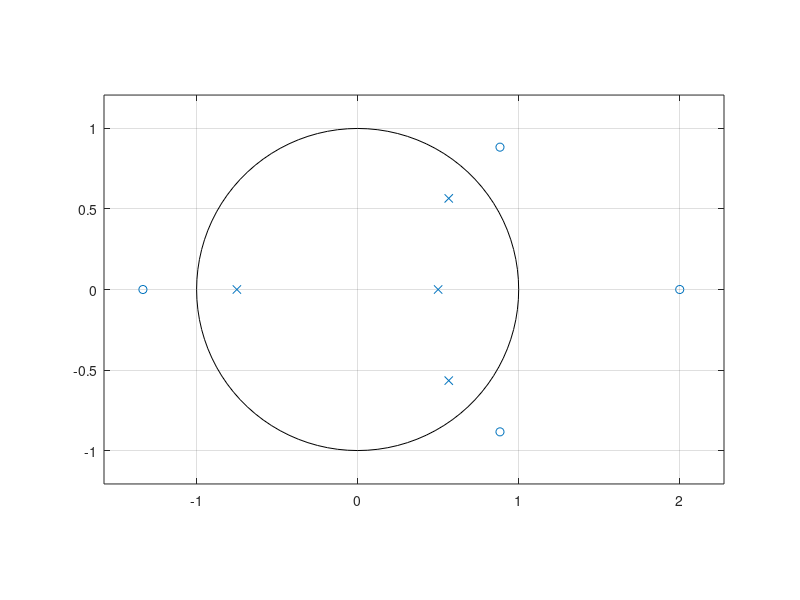
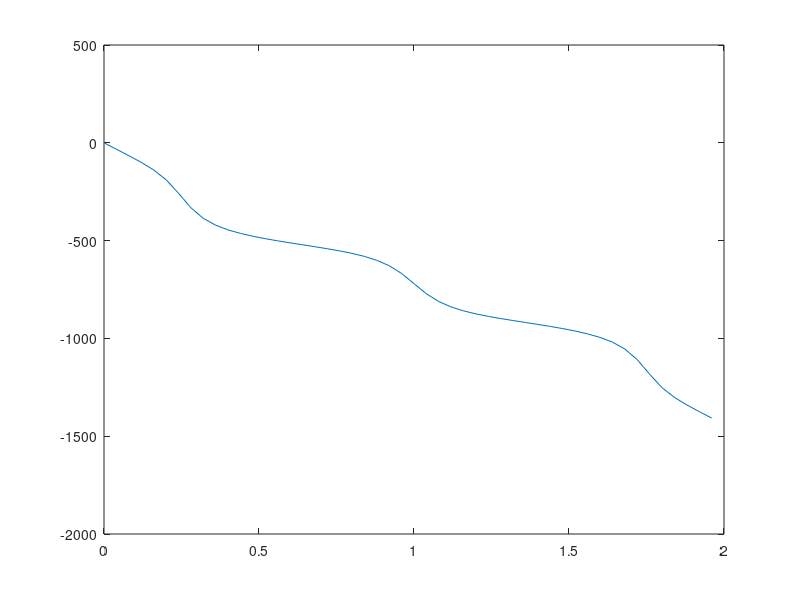

MATLAB code for these plots, in order: (Note: this script raises an error after producing the figures.)
%% All-pass example
clear, clc, close all

addpath('C:\Users\Joe\Dropbox\research\codes\f')

b = conv(conv(conv([0.75 1], [-0.5 1]), [-0.8*exp(-1j*pi/4) 1]), [-0.8*exp(1j*pi/4) 1]);
a = conv(conv(conv([1 0.75], [1 -0.5]), [1 -0.8*exp(-1j*pi/4)]), [1 -0.8*exp(1j*pi/4)]);

zplane(b, a)

[H, w] = freqz(b, a, 50);

figure, plot(w/pi, rad2deg(unwrap(angle(H))))
m = matlab2tikz(gca);
m.write('phase_resp.tex')
